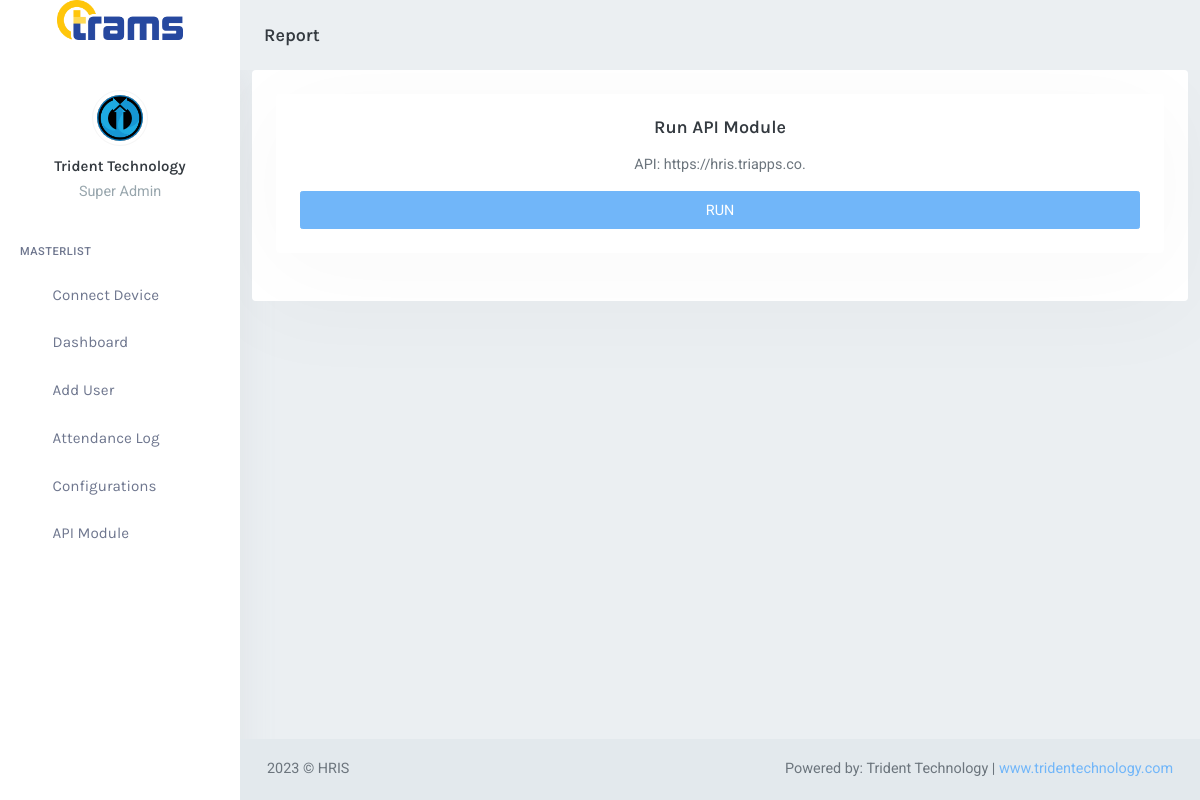
The page /api_module/index.php (signed in) on the database its author committed.
### tables this page shows
CREATE TABLE `bs_page` (
  `p_id` int(10) NOT NULL,
  `page_name` text DEFAULT NULL,
  `is_deleted` int(1) NOT NULL DEFAULT 0
);

CREATE TABLE `bs_user` (
  `user_id` int(11) UNSIGNED NOT NULL,
  `e_id` int(11) NOT NULL DEFAULT 0,
  `id_num` text DEFAULT NULL,
  `firstname` varchar(100) NOT NULL DEFAULT '',
  `middlename` varchar(100) NOT NULL DEFAULT '',
  `lastname` varchar(100) NOT NULL DEFAULT '',
  `email` varchar(100) DEFAULT '',
  `username` varchar(100) NOT NULL DEFAULT '',
  `password` varchar(32) NOT NULL DEFAULT '',
  `pass_text` varchar(200) NOT NULL DEFAULT '',
  `title` varchar(100) DEFAULT '',
  `contactno` varchar(100) DEFAULT '',
  `address` text DEFAULT NULL,
  `image` varchar(200) NOT NULL DEFAULT '',
  `thumbnail` varchar(200) NOT NULL DEFAULT '',
  `is_admin` tinyint(1) NOT NULL DEFAULT 0,
  `access_level` int(10) NOT NULL DEFAULT 0,
  `is_user` int(1) NOT NULL DEFAULT 0,
  `is_user_add` int(1) NOT NULL DEFAULT 0,
  `is_user_edit` int(1) NOT NULL DEFAULT 0,
  `is_user_delete` int(1) NOT NULL DEFAULT 0,
  `date_added` varchar(50) DEFAULT NULL,
  `added_by` int(10) NOT NULL DEFAULT 0,
  `date_modified` varchar(50) DEFAULT NULL,
  `modified_by` int(10) NOT NULL DEFAULT 0,
  `date_deleted` varchar(50) DEFAULT NULL,
  `deleted_by` int(10) NOT NULL DEFAULT 0,
  `is_deleted` tinyint(1) NOT NULL DEFAULT 0,
  `is_active` tinyint(1) NOT NULL DEFAULT 0,
  `last_login` timestamp NOT NULL DEFAULT current_timestamp() ON UPDATE current_timestamp(),
  `last_logout` timestamp NOT NULL DEFAULT current_timestamp(),
  `uid` varchar(170) NOT NULL DEFAULT ''
);

CREATE TABLE `bs_config` (
  `il_id` int(10) NOT NULL,
  `api` varchar(1000) NOT NULL,
  `branch_number` int(10) NOT NULL,
  `branch_location` varchar(100) NOT NULL,
  `device_serial_number` varchar(100) DEFAULT ''
);

CREATE TABLE `bs_setting` (
  `setting_id` int(10) UNSIGNED NOT NULL,
  `directory` varchar(100) NOT NULL DEFAULT '',
  `admin_dir` varchar(70) NOT NULL,
  `system_title` varchar(100) NOT NULL DEFAULT '',
  `abrv` varchar(70) NOT NULL DEFAULT '',
  `year_developed` year(4) NOT NULL,
  `description` text NOT NULL,
  `developer` varchar(100) NOT NULL,
  `website` varchar(100) NOT NULL
);

### api_module/index.php (called while the page is built, shortened)
<?php
require_once '../global-library/config.php';
require_once '../include/template.php';
?>

### global-library/config.php (called while the page is built, shortened)
<?php
$dbHost = 'localhost';
$dbUser = 'root';
$dbPass = '';
$dbName = 'db_tridentbio';
try {
    $conn = new PDO("mysql:host=$dbHost;dbname=$dbName", $dbUser, $dbPass);
    $conn->setAttribute(PDO::ATTR_ERRMODE, PDO::ERRMODE_EXCEPTION);
}
catch(PDOException $e)
    { echo "Connection failed: " . $e->getMessage(); }
if(isset($_SESSION['user_id'])){ $userId = $_SESSION['user_id']; }else{ $userId = ""; }
$user = $conn->prepare("SELECT * FROM bs_user WHERE user_id = '$userId'");
$user->execute();
$user_data = $user->fetch();
$sett = $conn->prepare("SELECT * FROM bs_setting");
$sett->execute();
$sett_data = $sett->fetch();
?>

### include/left-menu.php (the view, shortened to what this page needs)
<?php
    if ($user_data['thumbnail']) {
        $user_image = WEB_ROOT . 'assets/images/profile-picture/' . $user_data['thumbnail'];
    } else {
        $user_image = WEB_ROOT . 'assets/images/profile-picture/noimage.png';
    }
?>
<div class="left-side-menu">
    <div class="h-100" data-simplebar>
        <div class="user-box text-center">
            <img src="<?php echo $user_image; ?>" alt="user-img"
                title="<?php echo $user_data['lastname']; ?>, <?php echo $user_data['firstname']; ?> <?php echo $user_data['middlename']; ?>"
                class="rounded-circle img-thumbnail avatar-md">
            <div class="dropdown">
                <a href="#" class="user-name dropdown-toggle h5 mt-2 mb-1 d-block" data-bs-toggle="dropdown"
                    aria-expanded="false"><?php echo $user_data['firstname']; ?>
                    <?php echo $user_data['lastname']; ?></a>
            </div>
            <p class="text-muted left-user-info"><?php echo $user_data['title']; ?></p>
        </div>
        <div id="sidebar-menu">
            <ul id="side-menu">
                <li class="menu-title">Masterlist</li>
                <li>
                    <a href="javascript:void(0)" onclick="submitFormConnect()">
                        <span>Connect Device</span>
                    </a>
                </li>
                <li>
                    <a href="<?php echo WEB_ROOT; ?>">
                        <span> Dashboard </span>
                    </a>
                </li>
                <li>
                    <a href="<?php echo WEB_ROOT; ?>user/">
                        <span> Add User </span>
                    </a>
                </li>
                <li>
                    <a href="<?php echo WEB_ROOT; ?>report/index.php?view=employee-log">
                        <span> Attendance Log </span>
                    </a>
                </li>
                <li>
                    <a href="<?php echo WEB_ROOT; ?>configurations">
                        <span> Configurations</span>
                    </a>
                </li>
                <li>
                    <a href="<?php echo WEB_ROOT; ?>api_module">
                        <span> API Module</span>
                    </a>
                </li>
            </ul>
        </div>
    </div>
</div>

### include/header.php (shortened to what this page needs)
<div class="navbar-custom">
       <div class="logo-box">
           <a href="<?php echo WEB_ROOT; ?>" class="logo logo-dark text-center">
               <span class="logo-lg">
                   <img src="<?php echo WEB_ROOT; ?>assets/images/trams-logo.png" alt="" height="40">
               </span>
           </a>
       </div>
       <ul class="list-unstyled topnav-menu topnav-menu-left mb-0">
		<?php
			$page = $conn->prepare("SELECT * FROM bs_page WHERE p_id = '1'");
			$page->execute();
			$page_data = $page->fetch();
				$pageName = $page_data['page_name'];
		?>
		<li>
               <h4 class="page-title-main"><?php echo $pageName; ?></h4>
           </li>
       </ul>
</div>

### api_module/list.php (shortened to what this page needs)
<?php
$config= $conn->prepare("SELECT * FROM bs_config WHERE il_id = '1'");
$config->execute();
$config_data = $config->fetch();
$api = $config_data['api'];
?>
<div class="card">
    <div class="card-body">
        <div class="card card-body text-center">
            <h4 class="card-title">Run API Module</h4>
            <p class="card-text"> API: <?php echo $api; ?>.</p>
            <a href="#" class="btn btn-primary" id="runButton">RUN</a>
        </div>
    </div>
</div>

### include/footer.php (shortened to what this page needs)
<footer class="footer">
	<div class="container-fluid">
		<div class="row">
			<div class="col-md-6">
				<?php echo $sett_data['year_developed']; ?> &copy; <?php echo $sett_data['system_title']; ?>
			</div>
			<div class="col-md-6">
				<div class="text-md-end">
					Powered by: <?php echo $sett_data['developer']; ?> | <a href="https://tridentechnology.com/" target="_blank" ><?php echo $sett_data['website']; ?></a>
				</div>
			</div>
		</div>
	</div>
</footer>

### rows shown on the page
bs_page: page_name "Report"
bs_user: thumbnail (picture), firstname "Trident", lastname "Technology", title "Super Admin"
bs_config: api "https://hris.triapps.co"
bs_setting: year_developed "2023", system_title "HRIS", developer "Trident Technology", website "www.tridentechnology.com"
